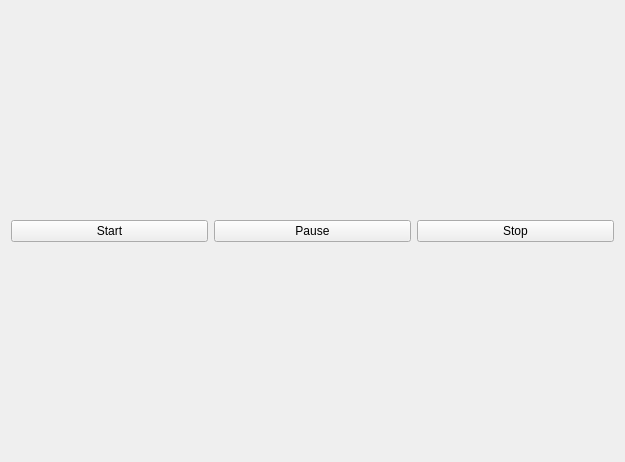
<?xml version="1.0" encoding="UTF-8"?>
<ui version="4.0">
 <class>GraphPlot</class>
 <widget class="QWidget" name="GraphPlot">
  <property name="geometry">
   <rect>
    <x>0</x>
    <y>0</y>
    <width>625</width>
    <height>462</height>
   </rect>
  </property>
  <property name="windowTitle">
   <string>GraphPlot</string>
  </property>
  <layout class="QGridLayout" name="gridLayout">
   <item row="0" column="0">
    <layout class="QVBoxLayout" name="verticalLayout"/>
   </item>
   <item row="1" column="0">
    <layout class="QHBoxLayout" name="horizontalLayout">
     <property name="sizeConstraint">
      <enum>QLayout::SetMinimumSize</enum>
     </property>
     <item>
      <widget class="QPushButton" name="pushButton_start">
       <property name="sizePolicy">
        <sizepolicy hsizetype="Minimum" vsizetype="Minimum">
         <horstretch>0</horstretch>
         <verstretch>0</verstretch>
        </sizepolicy>
       </property>
       <property name="minimumSize">
        <size>
         <width>0</width>
         <height>22</height>
        </size>
       </property>
       <property name="maximumSize">
        <size>
         <width>16777215</width>
         <height>22</height>
        </size>
       </property>
       <property name="text">
        <string>Start</string>
       </property>
      </widget>
     </item>
     <item>
      <widget class="QPushButton" name="pushButton_pause">
       <property name="sizePolicy">
        <sizepolicy hsizetype="Minimum" vsizetype="Minimum">
         <horstretch>0</horstretch>
         <verstretch>0</verstretch>
        </sizepolicy>
       </property>
       <property name="minimumSize">
        <size>
         <width>0</width>
         <height>22</height>
        </size>
       </property>
       <property name="maximumSize">
        <size>
         <width>16777215</width>
         <height>22</height>
        </size>
       </property>
       <property name="text">
        <string>Pause</string>
       </property>
      </widget>
     </item>
     <item>
      <widget class="QPushButton" name="pushButton_stop">
       <property name="sizePolicy">
        <sizepolicy hsizetype="Minimum" vsizetype="Minimum">
         <horstretch>0</horstretch>
         <verstretch>0</verstretch>
        </sizepolicy>
       </property>
       <property name="minimumSize">
        <size>
         <width>0</width>
         <height>22</height>
        </size>
       </property>
       <property name="maximumSize">
        <size>
         <width>16777215</width>
         <height>22</height>
        </size>
       </property>
       <property name="text">
        <string>Stop</string>
       </property>
      </widget>
     </item>
    </layout>
   </item>
  </layout>
 </widget>
 <layoutdefault spacing="6" margin="11"/>
 <resources/>
 <connections/>
</ui>
